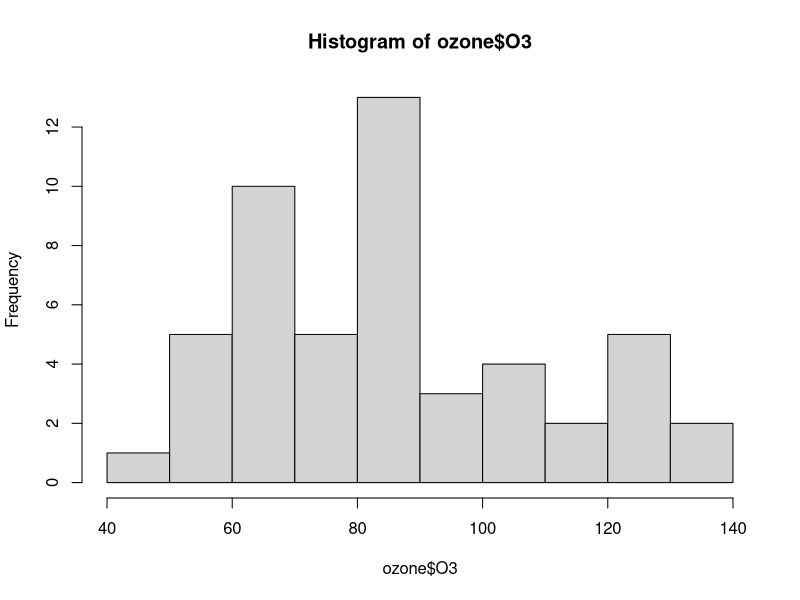
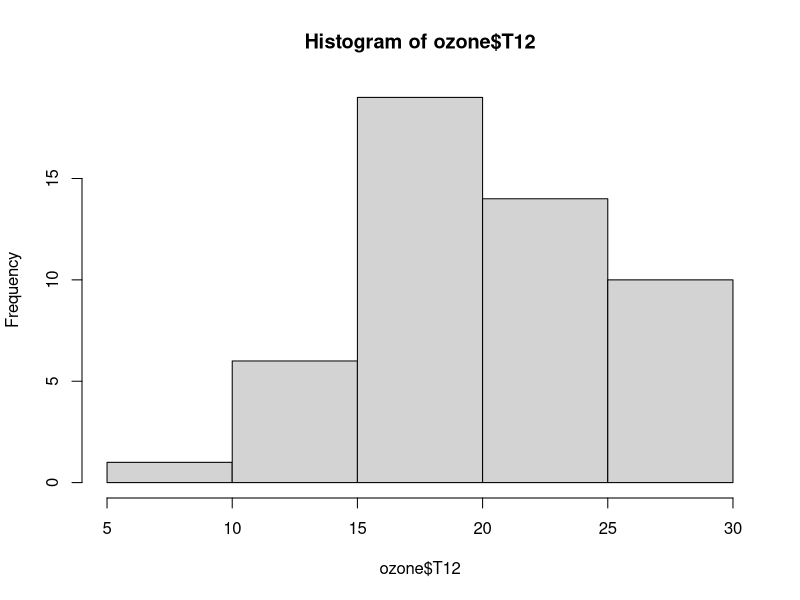
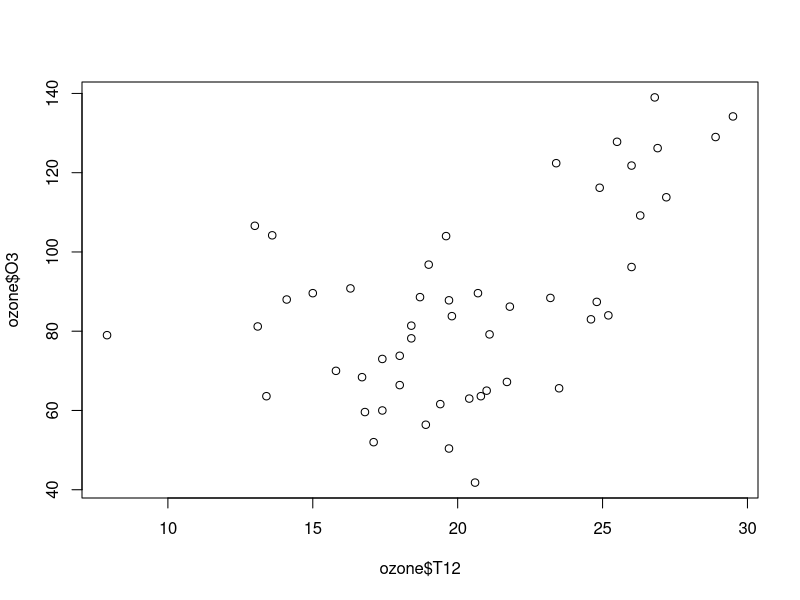
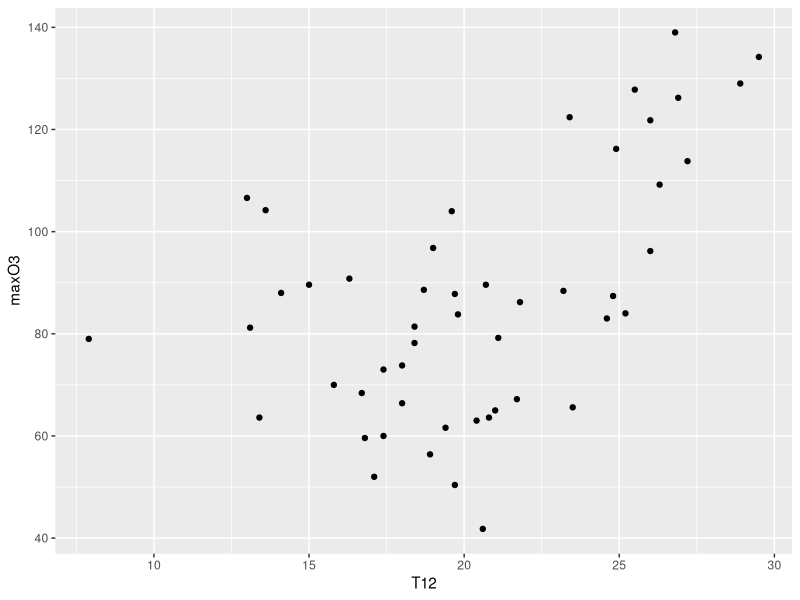
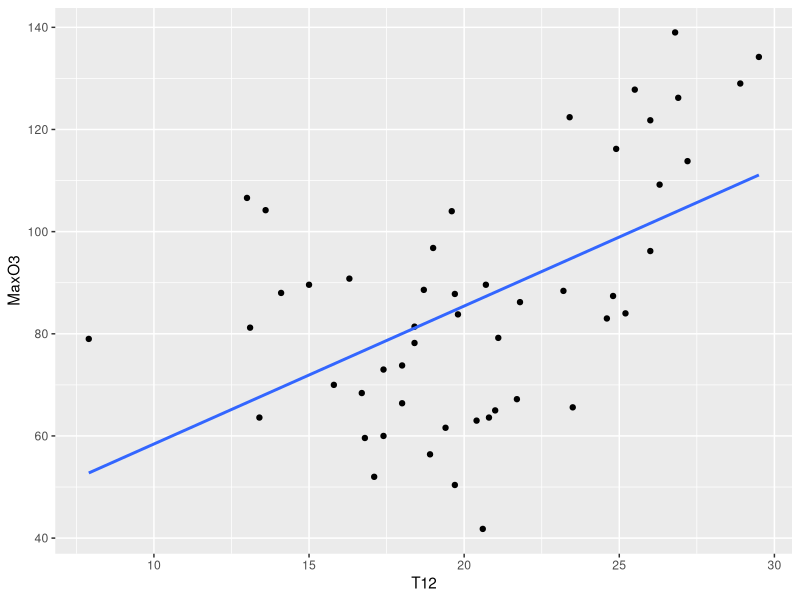
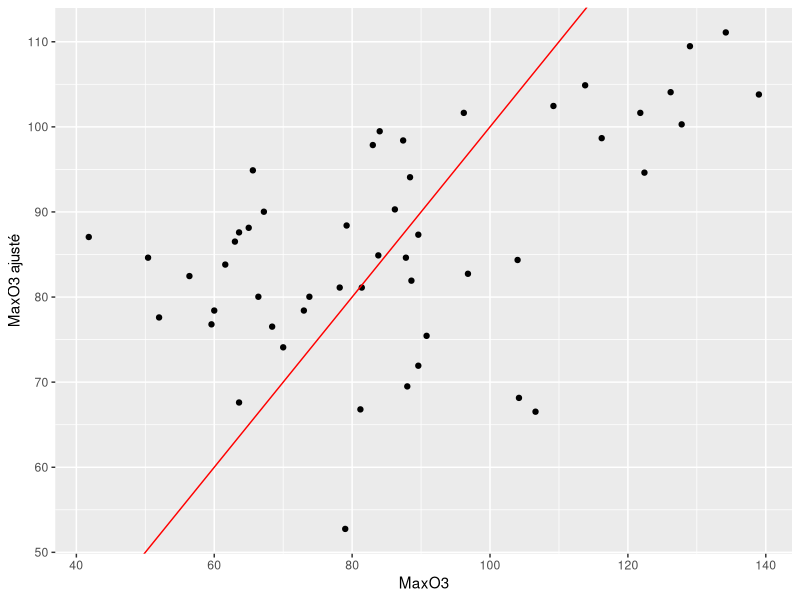
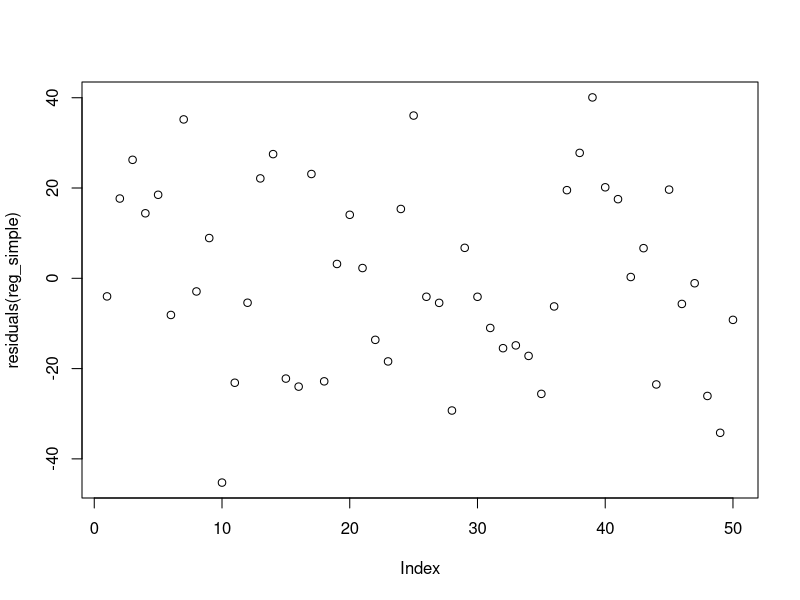

These figures' R source, in order:
library(ggplot2)

## charger les données

ozone <- read.table(file="ozone_simple.txt", header = T, sep = ";", dec = ".")

summary(ozone$O3)
summary(ozone$T12)
var(ozone$O3)
var(ozone$T12)

## représentation graphique

hist(ozone$O3)
hist(ozone$T12)
plot(ozone$T12,ozone$O3)

ggplot(ozone, aes(x=T12, y=O3))+  ### meilleure solution
  geom_point()+
  xlab("T12")+
  ylab("maxO3")

## lançons une régression linéaire simple sur ce nuage de points

reg_simple <- lm(O3~T12, data = ozone)
summary(reg_simple)
#####################################################################################
## Avec summary: Nous obtenons des statistiques sur les résidus, avec le minimum, 
#le maximum et les 3 quartiles, ainsi que des statistiques sur les coefficients obtenus :  
#leur valeur, leur écart-type, la statistique de test de Student, et la p-valeur
#(le test effectué sur le paramètre est ici le test de significativité : 
#le paramètre vaut 0 versus le paramètre est différent de 0).
###### Les p-valeurs sont suppérieures à 5 %.
#À un niveau de test de 5 %, on conserve donc l'hypothèse selon laquelle le paramètre est égal à 0 : les paramètres ne 
#sont donc pas significativement différents de 0. Ici, on voit que la variable T12 est insignificative.
#####Quant au R2 , il est de l'ordre de 0.2791 donc faible : le modèle n'est peut-etre pas bon.

# visualisation de la droite de régression
ggplot(ozone,aes(x=T12,y=O3))+
  geom_point()+
  stat_smooth(method="lm",se=FALSE)+
  xlab("T12")+
  ylab("MaxO3")
# On peut également représenter les valeurs ajustées en fonction des valeurs observées

ozone$O3_ajust_s <- reg_simple$fit

ggplot(ozone, aes(x=O3,y=O3_ajust_s))+
  geom_point()+
  geom_abline(intercept=0,slope=1,color="red")+
  xlab("MaxO3")+
  ylab("MaxO3 ajusté")
###### La droite qui s'affiche est la première bissectrice. Si le modèle était parfait,
#les valeurs réelles et les valeurs ajustées seraient égales, donc sur un tel graphique, 
#les points seraient  alignés sur la droite d'équation y=x , soit la première bissectrice.

## récupérons les résidus
ozone_residus <- reg_simple$residuals
## représentaion des résidus

plot(residuals(reg_simple))

## prédiction de O3 pour T12 = 25

a_prevoir <- data.frame(T12=25)
maxO3_prev <- predict(reg_simple,a_prevoir)
round(maxO3_prev, digits=2)
